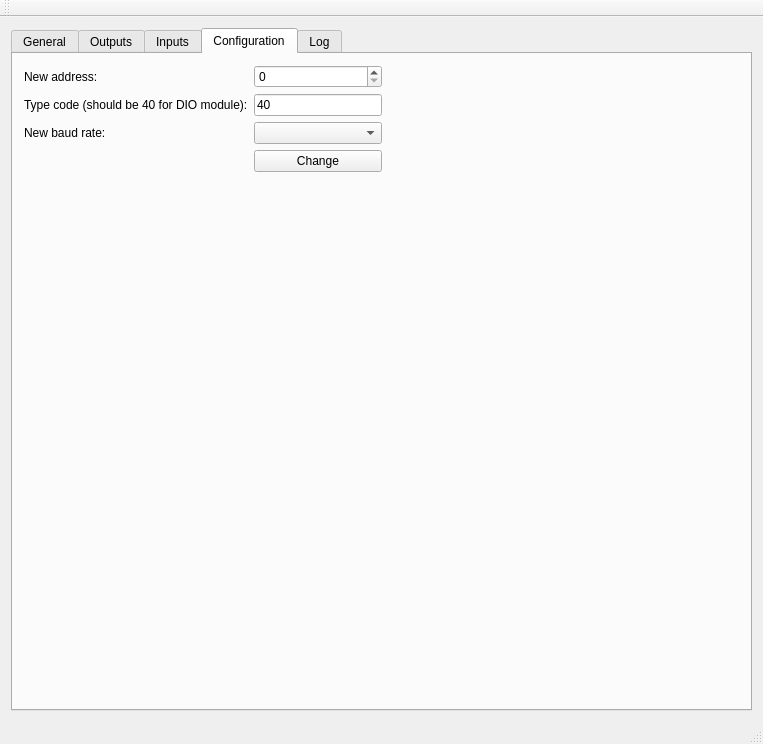
<?xml version="1.0" encoding="UTF-8"?>
<ui version="4.0">
 <class>MainWindow</class>
 <widget class="QMainWindow" name="MainWindow">
  <property name="geometry">
   <rect>
    <x>0</x>
    <y>0</y>
    <width>763</width>
    <height>744</height>
   </rect>
  </property>
  <property name="windowTitle">
   <string>QDCON test panel</string>
  </property>
  <widget class="QWidget" name="centralWidget">
   <layout class="QGridLayout" name="gridLayout_2">
    <item row="0" column="0" rowspan="2">
     <widget class="QTabWidget" name="tabWidget">
      <property name="currentIndex">
       <number>3</number>
      </property>
      <widget class="QWidget" name="tabGeneral">
       <attribute name="title">
        <string>General</string>
       </attribute>
       <layout class="QGridLayout" name="gridLayout_4">
        <item row="0" column="0">
         <widget class="QLabel" name="labelAddress">
          <property name="text">
           <string>Address:</string>
          </property>
         </widget>
        </item>
        <item row="1" column="1">
         <widget class="QLabel" name="labelReceievedName">
          <property name="text">
           <string/>
          </property>
         </widget>
        </item>
        <item row="1" column="2">
         <widget class="QPushButton" name="pushButtonQueryName">
          <property name="text">
           <string>Get name</string>
          </property>
         </widget>
        </item>
        <item row="1" column="0">
         <widget class="QLabel" name="labelUnitName">
          <property name="text">
           <string>Unit name:</string>
          </property>
         </widget>
        </item>
        <item row="0" column="1">
         <widget class="QSpinBox" name="spinBoxAddress">
          <property name="maximum">
           <number>255</number>
          </property>
          <property name="value">
           <number>10</number>
          </property>
         </widget>
        </item>
        <item row="2" column="0">
         <spacer name="verticalSpacer_2">
          <property name="orientation">
           <enum>Qt::Vertical</enum>
          </property>
          <property name="sizeHint" stdset="0">
           <size>
            <width>20</width>
            <height>40</height>
           </size>
          </property>
         </spacer>
        </item>
        <item row="1" column="3">
         <spacer name="horizontalSpacer">
          <property name="orientation">
           <enum>Qt::Horizontal</enum>
          </property>
          <property name="sizeHint" stdset="0">
           <size>
            <width>40</width>
            <height>20</height>
           </size>
          </property>
         </spacer>
        </item>
       </layout>
      </widget>
      <widget class="QWidget" name="tabOutputs">
       <attribute name="title">
        <string>Outputs</string>
       </attribute>
       <layout class="QGridLayout" name="gridLayout_3">
        <item row="0" column="3">
         <widget class="QPushButton" name="pushButtonD">
          <property name="text">
           <string>D</string>
          </property>
          <property name="checkable">
           <bool>true</bool>
          </property>
         </widget>
        </item>
        <item row="0" column="2">
         <widget class="QPushButton" name="pushButtonC">
          <property name="text">
           <string>C</string>
          </property>
          <property name="checkable">
           <bool>true</bool>
          </property>
         </widget>
        </item>
        <item row="0" column="1">
         <widget class="QPushButton" name="pushButtonB">
          <property name="text">
           <string>B</string>
          </property>
          <property name="checkable">
           <bool>true</bool>
          </property>
         </widget>
        </item>
        <item row="0" column="0">
         <widget class="QPushButton" name="pushButtonA">
          <property name="text">
           <string>A</string>
          </property>
          <property name="checkable">
           <bool>true</bool>
          </property>
         </widget>
        </item>
        <item row="1" column="1">
         <spacer name="verticalSpacer">
          <property name="orientation">
           <enum>Qt::Vertical</enum>
          </property>
          <property name="sizeHint" stdset="0">
           <size>
            <width>20</width>
            <height>40</height>
           </size>
          </property>
         </spacer>
        </item>
       </layout>
      </widget>
      <widget class="QWidget" name="tabInputs">
       <attribute name="title">
        <string>Inputs</string>
       </attribute>
      </widget>
      <widget class="QWidget" name="tabConfiguration">
       <attribute name="title">
        <string>Configuration</string>
       </attribute>
       <layout class="QGridLayout" name="gridLayout_5">
        <item row="0" column="1">
         <spacer name="horizontalSpacer_2">
          <property name="orientation">
           <enum>Qt::Horizontal</enum>
          </property>
          <property name="sizeHint" stdset="0">
           <size>
            <width>40</width>
            <height>20</height>
           </size>
          </property>
         </spacer>
        </item>
        <item row="0" column="0">
         <layout class="QFormLayout" name="formLayout">
          <item row="0" column="0">
           <widget class="QLabel" name="newAddressLabel">
            <property name="text">
             <string>New address:</string>
            </property>
           </widget>
          </item>
          <item row="0" column="1">
           <widget class="QSpinBox" name="newAddressSpinBox">
            <property name="maximum">
             <number>255</number>
            </property>
           </widget>
          </item>
          <item row="1" column="0">
           <widget class="QLabel" name="typeCodeLabel">
            <property name="text">
             <string>Type code (should be 40 for DIO module):</string>
            </property>
           </widget>
          </item>
          <item row="1" column="1">
           <widget class="QLineEdit" name="typeCodeLineEdit">
            <property name="text">
             <string>40</string>
            </property>
           </widget>
          </item>
          <item row="2" column="0">
           <widget class="QLabel" name="baudRateLabel">
            <property name="text">
             <string>New baud rate:</string>
            </property>
           </widget>
          </item>
          <item row="2" column="1">
           <widget class="QComboBox" name="newBaudRateComboBox"/>
          </item>
          <item row="3" column="1">
           <widget class="QPushButton" name="pushButtonChangeSettings">
            <property name="text">
             <string>Change</string>
            </property>
           </widget>
          </item>
         </layout>
        </item>
        <item row="1" column="0">
         <spacer name="verticalSpacer_3">
          <property name="orientation">
           <enum>Qt::Vertical</enum>
          </property>
          <property name="sizeHint" stdset="0">
           <size>
            <width>20</width>
            <height>40</height>
           </size>
          </property>
         </spacer>
        </item>
       </layout>
      </widget>
      <widget class="QWidget" name="tab">
       <attribute name="title">
        <string>Log</string>
       </attribute>
       <layout class="QGridLayout" name="gridLayout">
        <item row="0" column="0" rowspan="2" colspan="2">
         <widget class="QGroupBox" name="groupBoxTransmitted">
          <property name="title">
           <string>Transmitted:</string>
          </property>
          <layout class="QVBoxLayout" name="verticalLayout">
           <item>
            <widget class="QTextEdit" name="textEditSent"/>
           </item>
           <item>
            <widget class="QPushButton" name="pushButtonClearSent">
             <property name="text">
              <string>Clear</string>
             </property>
            </widget>
           </item>
          </layout>
         </widget>
        </item>
        <item row="2" column="0">
         <widget class="QGroupBox" name="groupBox">
          <property name="title">
           <string>Receieved:</string>
          </property>
          <layout class="QVBoxLayout" name="verticalLayout_2">
           <item>
            <widget class="QTextEdit" name="textEditReceieved"/>
           </item>
           <item>
            <widget class="QPushButton" name="pushButtonReceieved">
             <property name="text">
              <string>Clear</string>
             </property>
            </widget>
           </item>
          </layout>
         </widget>
        </item>
       </layout>
      </widget>
     </widget>
    </item>
   </layout>
  </widget>
  <widget class="QMenuBar" name="menuBar">
   <property name="geometry">
    <rect>
     <x>0</x>
     <y>0</y>
     <width>763</width>
     <height>28</height>
    </rect>
   </property>
  </widget>
  <widget class="QToolBar" name="mainToolBar">
   <attribute name="toolBarArea">
    <enum>TopToolBarArea</enum>
   </attribute>
   <attribute name="toolBarBreak">
    <bool>false</bool>
   </attribute>
  </widget>
  <widget class="QStatusBar" name="statusBar"/>
 </widget>
 <layoutdefault spacing="6" margin="11"/>
 <resources/>
 <connections>
  <connection>
   <sender>pushButtonReceieved</sender>
   <signal>clicked()</signal>
   <receiver>textEditReceieved</receiver>
   <slot>clear()</slot>
   <hints>
    <hint type="sourcelabel">
     <x>193</x>
     <y>259</y>
    </hint>
    <hint type="destinationlabel">
     <x>207</x>
     <y>200</y>
    </hint>
   </hints>
  </connection>
  <connection>
   <sender>pushButtonClearSent</sender>
   <signal>clicked()</signal>
   <receiver>textEditSent</receiver>
   <slot>clear()</slot>
   <hints>
    <hint type="sourcelabel">
     <x>243</x>
     <y>143</y>
    </hint>
    <hint type="destinationlabel">
     <x>242</x>
     <y>83</y>
    </hint>
   </hints>
  </connection>
 </connections>
</ui>
